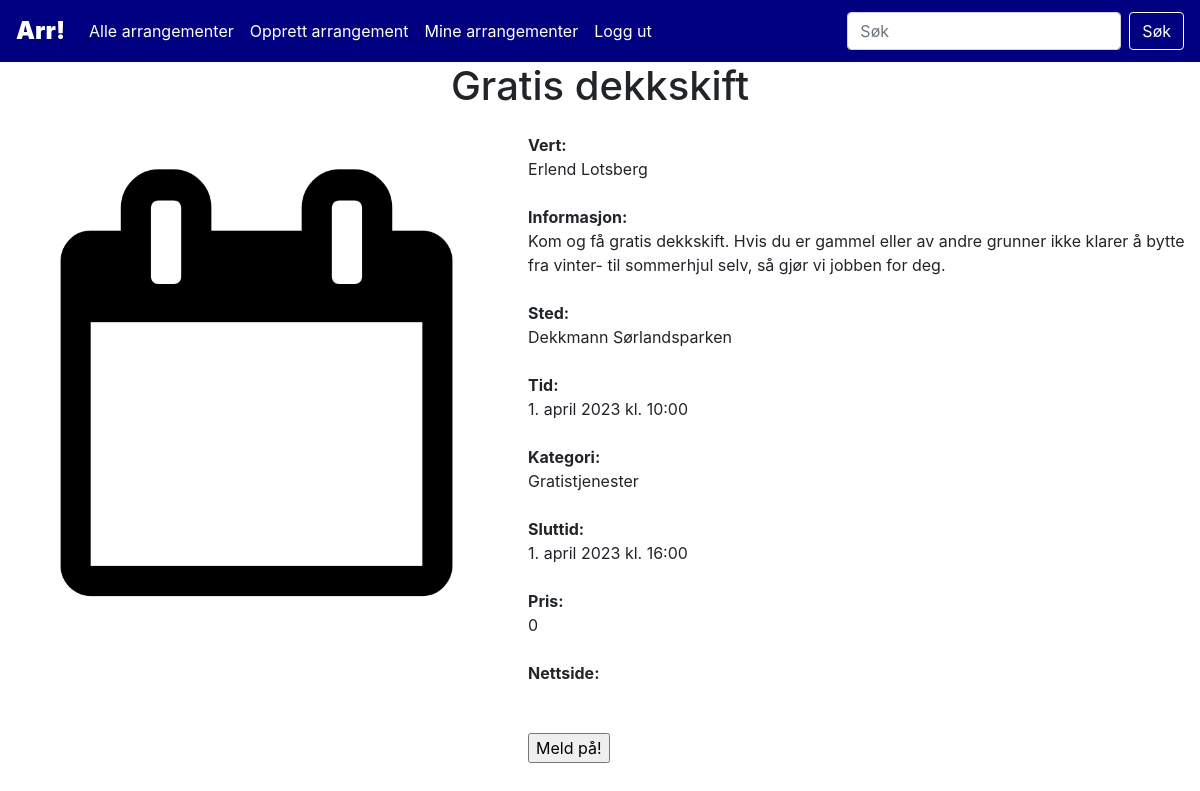
The app's page /event.php?event_id=9 (signed in) with its own data.
### tables this page shows
CREATE TABLE `events` (
  `event_id` int(10) NOT NULL,
  `title` varchar(100) NOT NULL,
  `info` varchar(1000) NOT NULL,
  `host` int(10) NOT NULL,
  `location` varchar(200) NOT NULL,
  `time` datetime NOT NULL,
  `category_id` int(10) NOT NULL,
  `endtime` datetime DEFAULT NULL,
  `ticketprice` varchar(10) DEFAULT NULL,
  `website` varchar(200) DEFAULT NULL
);

CREATE TABLE `users` (
  `user_id` int(10) NOT NULL,
  `first_name` varchar(50) NOT NULL,
  `last_name` varchar(50) NOT NULL,
  `email` varchar(100) NOT NULL,
  `phone` varchar(15) NOT NULL,
  `password` varchar(300) NOT NULL
);

CREATE TABLE `categories` (
  `category_id` int(10) NOT NULL,
  `name` varchar(30) NOT NULL
);

### assets/lib/class.Event.php (called while the page is built, shortened)
<?php
class Event{
    function singleEvent($event_id){
        $dbConn = new DbConn();
        $conn = $dbConn->connect();
        $sql = "SELECT event_id, title, info, first_name, last_name, location, time, name, endtime, ticketprice, website
        FROM events
        INNER JOIN eventhandling.users ON users.user_id = events.host
        INNER JOIN eventhandling.categories ON categories.category_id = events.category_id
        WHERE event_id = $event_id;";
        $result = $conn->query($sql);
        return $result;
    }
}
?>

### assets/lib/class.Display.php (called while the page is built, shortened)
<?php
    class Display{
        function translateMonth($month){
            return $translated = match($month){
                "January"=>"januar",
                "February"=>"februar",
                "March"=>"mars",
                "April"=>"april",
                "May"=>"mai",
                "June"=>"juni",
                "July"=>"juli",
                "August"=>"august",
                "September"=>"september",
                "October"=>"oktober",
                "November"=>"november",
                "December"=>"desember"
            };
        }
        function formatDatetime($datetime){
            $formattedDatetime = $datetime->format('j.') . " " . self::translateMonth($datetime->format('F')) . " " . $datetime->format('Y') . " kl. " . $datetime->format('H:i');
            return $formattedDatetime;
        }
    }
?>

### assets/lib/class.Booking.php (called while the page is built, shortened)
<?php
class Booking{
    function checkBooking($userID, $eventID){
        $dbConn = new DbConn();
        $conn = $dbConn->connect();
        $sql = "SELECT * FROM eventhandling.bookings
        WHERE user_id = $userID and event_id = $eventID;";
        $result = $conn->query($sql);
        if (mysqli_num_rows($result)==0) return false;
        else return true;
    }
}
?>

### event.php (the view, shortened to what this page needs)
<?php
require dirname(__DIR__)."/www/assets/inc/header.php";
require dirname(__DIR__)."/www/assets/lib/class.Event.php";
require dirname(__DIR__)."/www/assets/lib/class.Booking.php";
require dirname(__DIR__)."/www/assets/lib/class.Display.php";
?>
<?php
$eventID = $_REQUEST['event_id'];
$userID = $_SESSION['USER_ID'];
$event = new Event();
$result = $event->singleEvent($eventID);
$thisEvent = $result->fetch_object();
$booking = new Booking();
$dateFormat = new Display();
$datetimeStart = new DateTimeImmutable($thisEvent->time);
$formattedStart = $dateFormat->formatDatetime($datetimeStart);
if($thisEvent->endtime == null) $dateTimeEnd = "";
else {
    $datetimeEnd = new DateTimeImmutable($thisEvent->endtime);
    $formattedEnd = $dateFormat->formatDatetime($datetimeEnd);
}
if(file_exists("assets/img/event" . $thisEvent->event_id . ".jpg")) $img = "assets/img/event" . $thisEvent->event_id . ".jpg";
else $img = "assets/img/stock.png";
echo
"<div class='event-page main'>
    <div class='event-page-title'>
        <h1>" . $thisEvent->title . "</h1>
    </div>
    <div class='event-page-content-middle'>
        <div class='event-page-img'>
            <img src='" . $img . "' alt='Arrangementsbilde'>
        </div>
        <div class='event-page-content-right'>
            <strong>Vert:<br></strong> $thisEvent->first_name $thisEvent->last_name<br><br>
            <strong>Informasjon:<br></strong> $thisEvent->info<br><br>
            <strong>Sted:<br></strong> $thisEvent->location<br><br>
            <strong>Tid:<br></strong> $formattedStart<br><br>
            <strong>Kategori:<br></strong> $thisEvent->name<br><br>
            <strong>Sluttid:<br></strong> $formattedEnd<br><br>
            <strong>Pris:<br></strong> $thisEvent->ticketprice<br><br>
            <strong>Nettside:<br></strong> <a href='$thisEvent->website'>$thisEvent->website</a><br><br>";
            if($booking->checkBooking($userID, $eventID)){
                echo
                "<form method='post' action='booking.php'>
                    <input type='hidden' name='action' value='unregister'>
                    <input type='hidden' name='user' value='$userID'>
                    <input type='hidden' name='event' value='$eventID'>
                    <input type='submit' value='Meld av!' />
                </form>";
            }
            else echo
                "<form method='post' action='booking.php'>
                    <input type='hidden' name='action' value='register'>
                    <input type='hidden' name='user' value='$userID'>
                    <input type='hidden' name='event' value='$eventID'>
                    <input type='submit' value='Meld på!' />
                </form>";
        echo
        "</div>
    </div>
    <div class='event-page-content-bottom'>
    </div>
</div>";
?>

### assets/css/styles.css (style rules this page uses)
.main { margin-top: 62px; }
.event-page { display: flex; flex-direction: column; }
.event-page-title { width: 100%; text-align: center; }
.event-page-content-middle { display: flex; flex-direction: row; }
.event-page-content-right { margin: 15px; }
.event-page img { max-height:500px; max-width:500px; height:auto; width:auto; margin: 15px; }

### records on screen
events: title "Gratis dekkskift", host.first_name "Erlend", host.last_name "Lotsberg", info "Kom og få gratis dekkskift. Hvis du er gammel eller av andre grunner ikke klarer å bytte fra vinter- til sommerhjul selv, så gjør vi jobben for deg.", location "Dekkmann Sørlandsparken", time "1. april 2023 kl. 10:00", category.name "Gratistjenester", endtime "1. april 2023 kl. 16:00", ticketprice "0"
